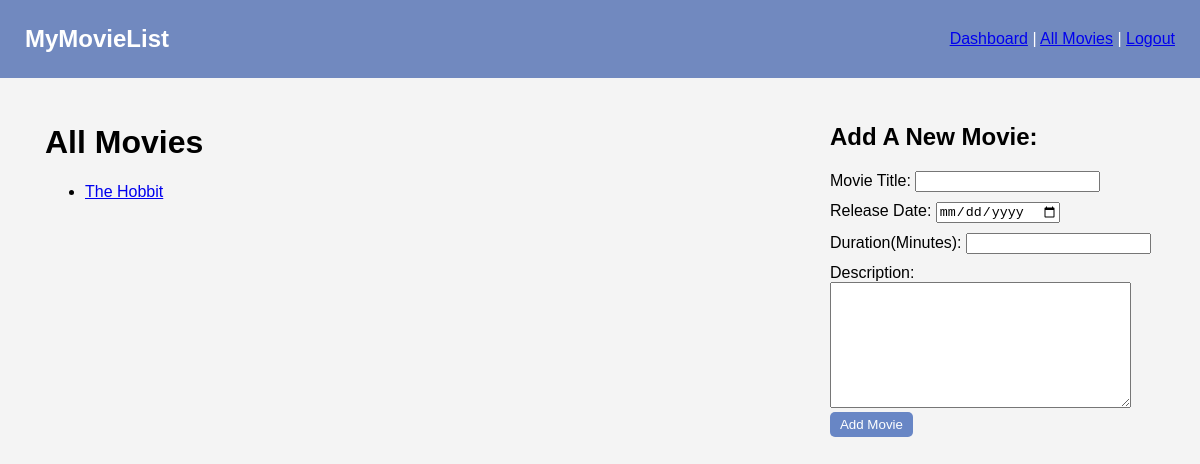
The page /movies/all (signed in) on the database as committed earlier.
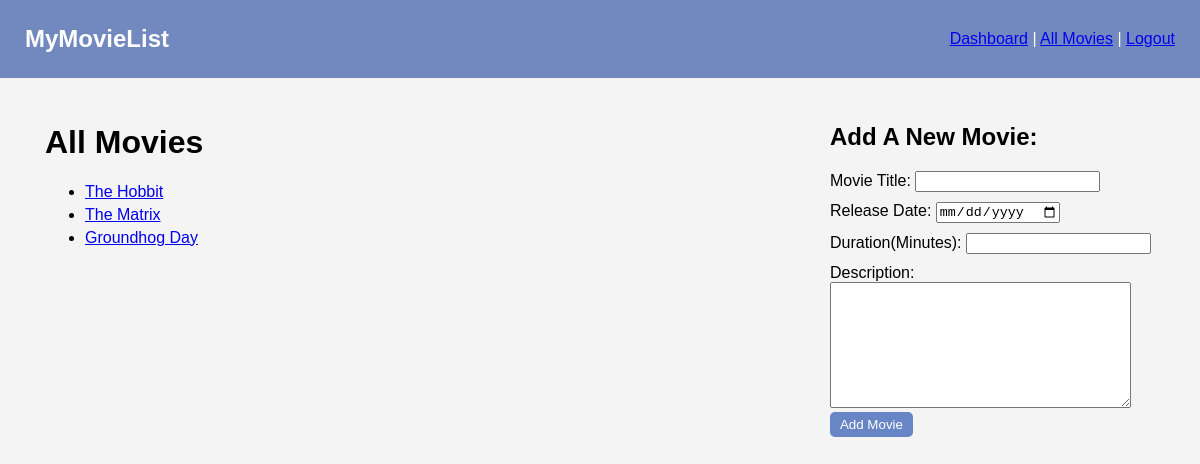
The same page on the database as committed later.
### imdb_app/models.py (models this page shows)
class Movie(models.Model):
    title = models.CharField(max_length = 100)
    release_date = models.DateField()
    desc = models.TextField(max_length = 2000)
    duration = models.IntegerField()
    added_by = models.ForeignKey(User, related_name = 'movies', on_delete = models.CASCADE)
    favorited_by = models.ManyToManyField(User, related_name = 'favorite_movies')
    objects = MovieManager()
    created_at = models.DateTimeField(auto_now_add = True)
    updated_at = models.DateTimeField(auto_now = True)

### imdb_app/views.py (the view)
# urls.py: path('movies/all', views.showAllMovies),
def showAllMovies(request):
    context = {
        'logged_in_user' : User.objects.get(id = request.session['user_id']),
        'all_movies' : Movie.objects.all(),
    }
    return render(request, 'all_movies.html', context)

### imdb_app/templates/all_movies.html (shortened to what this page needs)
<!DOCTYPE html>
<html lang="en" class="web-html">
<head>
    {% load static %}
    <link rel="stylesheet" href="{% static 'css/style.css' %}">
</head>
<header class="nav-header">
    <div>
        <h2>MyMovieList</h2>
    </div>
    <div class="nav-details">
        <p>
            <a href="/dashboard">Dashboard</a>
            |
            <a href="/movies/all">All Movies</a>
            |
            <a href="/logout">Logout</a>
        </p>
    </div>
</header>
<body class="web-body">
    <main>
        <div id="all-movies-section">
            <div>
                <h1>All Movies</h1>
                <div class="movie-list">
                    <ul>
                        {% for movie in all_movies %}
                            <li><a href="/movies/{{movie.id}}">{{movie.title}}</a></li>
                        {% endfor %}
                    </ul>
                </div>
            </div>
            <div>
                <h2>Add A New Movie:</h2>
                <form action="/movies/processNewMovie" method="post">
                    <div>
                        <label>
                            Movie Title:
                            <input type="text" name="title" />
                        </label>
                    </div>
                    <div>
                        <label>
                            Release Date:
                            <input type="date" name="release_date" />
                        </label>
                    </div>
                    <div>
                        <label>
                            Duration(Minutes):
                            <input type="number" name="duration" />
                        </label>
                    </div>
                    <div>
                        <label>Description:</label>
                    </div>
                    <textarea name="desc" cols="35" rows="8"></textarea>
                    <div>
                        <button type="submit">Add Movie</button>
                    </div>
                </form>
            </div>
        </div>
    </main>
</body>
</html>

Rows that differ between the two databases and show on the page:
added Movie: title "The Matrix"
added Movie: title "Groundhog Day"
